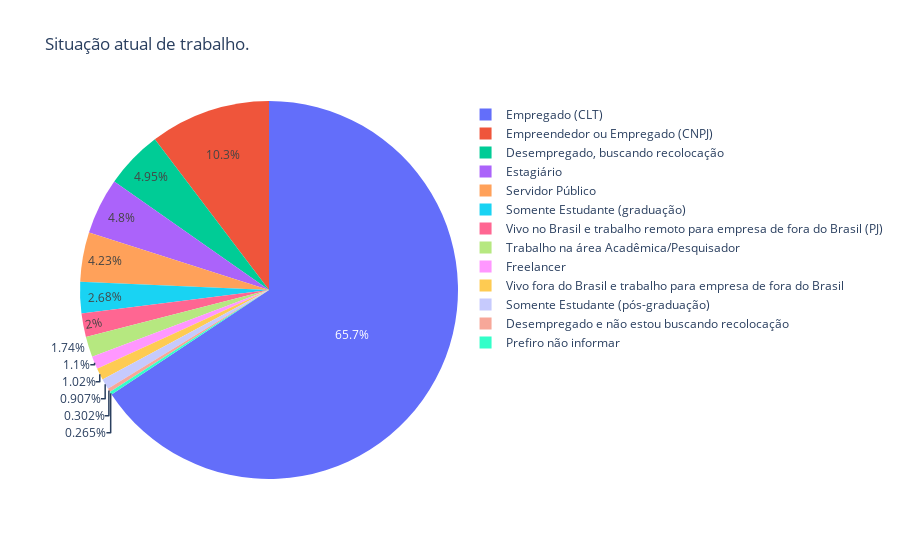

Notebook code for this chart:
### Code cell
tmp = df_2.groupby(["('P2_a ', 'Qual sua situação atual de trabalho?')"])["('P2_a ', 'Qual sua situação atual de trabalho?')"].count().reset_index(name='count')

fig = px.pie(tmp, values='count', names="('P2_a ', 'Qual sua situação atual de trabalho?')", title='Situação atual de trabalho.')
fig.show()

### Figure 1 — Plotly figure (JSON) as saved in the notebook; plotly's stock layout.template omitted (floating-point values rounded to 4 significant figures)
{"data": [{"domain": {"x": [0, 1], "y": [0, 1]}, "hovertemplate": "('P2_a ', 'Qual sua situação atual de trabalho?')=%{label}<br>count=%{value}<extra></extra>", "labels": ["Desempregado e não estou buscando recolocação", "Desempregado, buscando recolocação", "Empreendedor ou Empregado (CNPJ)", "Empregado (CLT)", "Estagiário", "Freelancer", "Prefiro não informar", "Servidor Público", "Somente Estudante (graduação)", "Somente Estudante (pós-graduação)", "Trabalho na área Acadêmica/Pesquisador", "Vivo fora do Brasil e trabalho para empresa de fora do Brasil", "Vivo no Brasil e trabalho remoto para empresa de fora do Brasil (PJ)"], "legendgroup": "", "name": "", "showlegend": true, "type": "pie", "values": [8, 131, 273, 1737, 127, 29, 7, 112, 71, 24, 46, 27, 53]}], "layout": {"legend": {"tracegroupgap": 0}, "title": {"text": "Situação atual de trabalho."}}}
